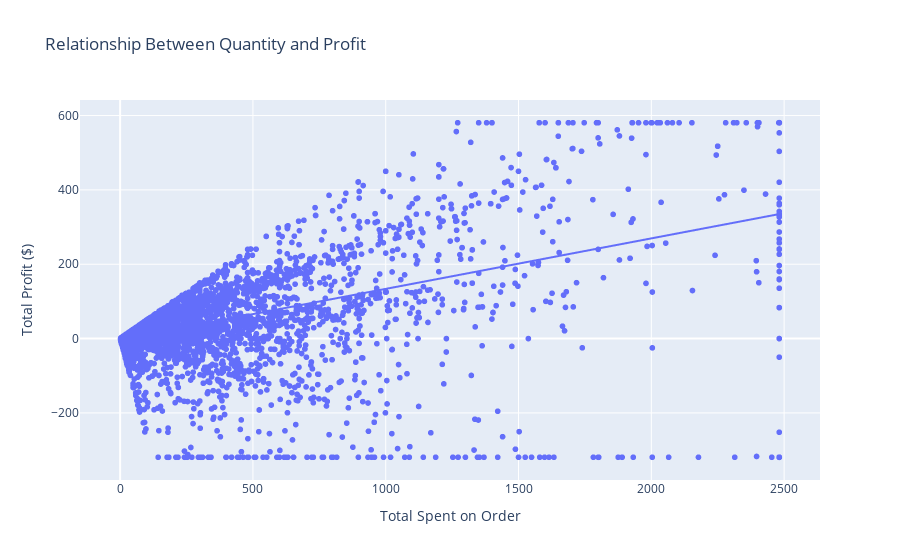

The notebook cell this image was saved under:
### Markdown cell above
Hypothesis: Larger orders leader to higher total profits.

Null hypothesis: There is no relationship between large orders and total profit.

### Code cell
# Going to do a scatter plot showing Quantity vs profit
fig = px.scatter(df, x="Sales", y="Profit",
                 title="Relationship Between Quantity and Profit",
                 labels={"Sales": "Total Spent on Order", "Profit": "Total Profit ($)"},
                 trendline="ols") 

fig.show()

### Figure 1 — Plotly figure (JSON) as saved in the notebook; plotly's stock layout.template omitted (floating-point values rounded to 4 significant figures; data arrays with more than 128 entries replaced by an {"elided": "..."} marker saying what was removed)
{"data": [{"hovertemplate": "Total Spent on Order=%{x}<br>Total Profit ($)=%{y}<extra></extra>", "legendgroup": "", "marker": {"color": "#636efa", "symbol": "circle"}, "mode": "markers", "name": "", "showlegend": false, "type": "scattergl", "x": {"elided": "9994 float values"}, "xaxis": "x", "y": {"elided": "9994 float values"}, "yaxis": "y"}, {"hovertemplate": "<b>OLS trendline</b><br>Profit = 0.135829 * Sales + -2.13091<br>R<sup>2</sup>=0.302096<br><br>Total Spent on Order=%{x}<br>Total Profit ($)=%{y} <b>(trend)</b><extra></extra>", "legendgroup": "", "marker": {"color": "#636efa", "symbol": "circle"}, "mode": "lines", "name": "", "showlegend": false, "type": "scattergl", "x": {"elided": "9994 float values"}, "xaxis": "x", "y": {"elided": "9994 float values"}, "yaxis": "y"}], "layout": {"legend": {"tracegroupgap": 0}, "title": {"text": "Relationship Between Quantity and Profit"}, "xaxis": {"anchor": "y", "domain": [0, 1], "title": {"text": "Total Spent on Order"}}, "yaxis": {"anchor": "x", "domain": [0, 1], "title": {"text": "Total Profit ($)"}}}}
